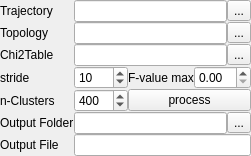
<?xml version="1.0" encoding="UTF-8"?>
<ui version="4.0">
 <class>Form</class>
 <widget class="QWidget" name="Form">
  <property name="geometry">
   <rect>
    <x>0</x>
    <y>0</y>
    <width>239</width>
    <height>151</height>
   </rect>
  </property>
  <property name="windowTitle">
   <string>Form</string>
  </property>
  <layout class="QGridLayout" name="gridLayout">
   <property name="margin">
    <number>0</number>
   </property>
   <property name="spacing">
    <number>0</number>
   </property>
   <item row="0" column="0">
    <widget class="QLabel" name="label">
     <property name="text">
      <string>Trajectory</string>
     </property>
    </widget>
   </item>
   <item row="0" column="1" colspan="3">
    <layout class="QHBoxLayout" name="horizontalLayout">
     <property name="spacing">
      <number>0</number>
     </property>
     <item>
      <widget class="QLineEdit" name="lineEdit"/>
     </item>
     <item>
      <widget class="QToolButton" name="toolButton">
       <property name="text">
        <string>...</string>
       </property>
      </widget>
     </item>
    </layout>
   </item>
   <item row="1" column="0">
    <widget class="QLabel" name="label_2">
     <property name="text">
      <string>Topology</string>
     </property>
    </widget>
   </item>
   <item row="1" column="1" colspan="3">
    <layout class="QHBoxLayout" name="horizontalLayout_2">
     <property name="spacing">
      <number>0</number>
     </property>
     <item>
      <widget class="QLineEdit" name="lineEdit_2"/>
     </item>
     <item>
      <widget class="QToolButton" name="toolButton_2">
       <property name="text">
        <string>...</string>
       </property>
      </widget>
     </item>
    </layout>
   </item>
   <item row="2" column="0">
    <widget class="QLabel" name="label_3">
     <property name="text">
      <string>Chi2Table</string>
     </property>
    </widget>
   </item>
   <item row="2" column="1" colspan="3">
    <layout class="QHBoxLayout" name="horizontalLayout_3">
     <property name="spacing">
      <number>0</number>
     </property>
     <item>
      <widget class="QLineEdit" name="lineEdit_3"/>
     </item>
     <item>
      <widget class="QToolButton" name="toolButton_3">
       <property name="text">
        <string>...</string>
       </property>
      </widget>
     </item>
    </layout>
   </item>
   <item row="3" column="0">
    <widget class="QLabel" name="label_5">
     <property name="text">
      <string>stride</string>
     </property>
    </widget>
   </item>
   <item row="3" column="1">
    <widget class="QSpinBox" name="spinBox">
     <property name="maximum">
      <number>999</number>
     </property>
     <property name="value">
      <number>10</number>
     </property>
    </widget>
   </item>
   <item row="3" column="2">
    <widget class="QLabel" name="label_4">
     <property name="text">
      <string>F-value max</string>
     </property>
    </widget>
   </item>
   <item row="3" column="3">
    <widget class="QDoubleSpinBox" name="doubleSpinBox"/>
   </item>
   <item row="4" column="0">
    <widget class="QLabel" name="label_6">
     <property name="text">
      <string>n-Clusters</string>
     </property>
    </widget>
   </item>
   <item row="4" column="1">
    <widget class="QSpinBox" name="spinBox_2">
     <property name="minimum">
      <number>1</number>
     </property>
     <property name="maximum">
      <number>9999</number>
     </property>
     <property name="value">
      <number>400</number>
     </property>
    </widget>
   </item>
   <item row="4" column="2" colspan="2">
    <widget class="QPushButton" name="pushButton">
     <property name="text">
      <string>process</string>
     </property>
    </widget>
   </item>
   <item row="5" column="0">
    <widget class="QLabel" name="label_7">
     <property name="text">
      <string>Output Folder</string>
     </property>
    </widget>
   </item>
   <item row="5" column="1" colspan="3">
    <layout class="QHBoxLayout" name="horizontalLayout_4">
     <property name="spacing">
      <number>0</number>
     </property>
     <item>
      <widget class="QLineEdit" name="lineEdit_4"/>
     </item>
     <item>
      <widget class="QToolButton" name="toolButton_4">
       <property name="text">
        <string>...</string>
       </property>
      </widget>
     </item>
    </layout>
   </item>
   <item row="6" column="0">
    <widget class="QLabel" name="label_8">
     <property name="text">
      <string>Output File</string>
     </property>
    </widget>
   </item>
   <item row="6" column="1" colspan="3">
    <widget class="QLineEdit" name="lineEdit_5"/>
   </item>
  </layout>
 </widget>
 <resources/>
 <connections/>
</ui>
